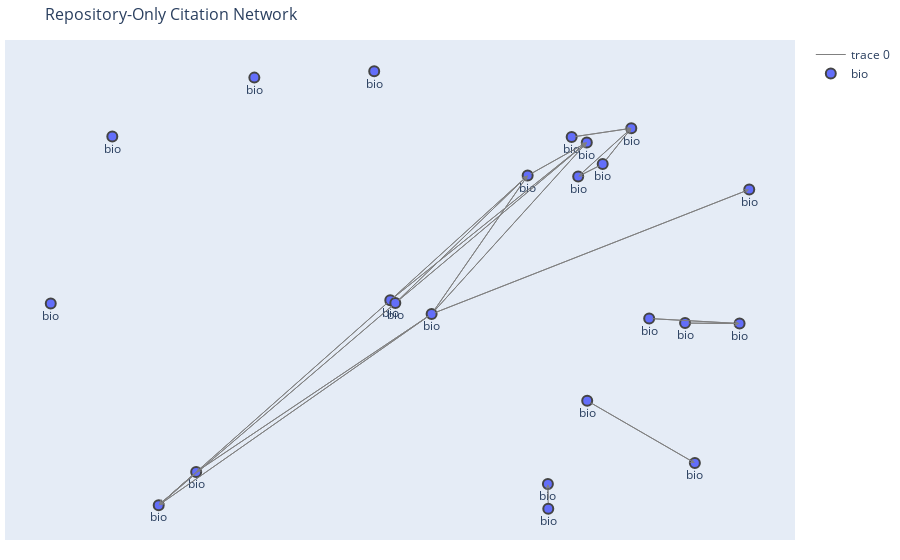

Notebook code cell kept with this figure:
### Code cell
sub_areas_of_interest = 'bio'  # Replace with your desired sub-area
bio_graph = filter_graph_by_sub_areas(G, sub_areas_of_interest)
draw_graph_plotly(bio_graph, sample_fraction=1.0)

### Figure 1 — Plotly figure (JSON) as saved in the notebook; plotly's stock layout.template omitted (floating-point values rounded to 4 significant figures)
{"data": [{"hoverinfo": "none", "line": {"color": "gray", "width": 1}, "mode": "lines", "type": "scatter", "x": [-0.1148, -0.7491, null, -0.1148, 0.1084, null, -0.1148, 0.2459, null, -0.1148, 0.6234, null, -0.1148, -0.662, null, 0.2107, 0.3493, null, 0.2468, 0.497, null, 0.1084, 0.2459, null, 0.2828, 0.3493, null, 0.2828, 0.2258, null, 0.2258, 0.3493, null, -0.2109, 0.1084, null, -0.2109, 0.2459, null, -0.2109, -0.7491, null, 0.1563, 0.1554, null, 0.4743, 0.6009, null, 0.3908, 0.6009, null, -0.1992, 0.1084, null, -0.1992, 0.2459, null, -0.1992, -0.7491, null, -0.662, -0.7491, null], "y": [-0.1167, -0.7557, null, -0.1167, 0.3458, null, -0.1167, 0.4564, null, -0.1167, 0.2993, null, -0.1167, -0.6446, null, 0.4744, 0.5039, null, -0.4067, -0.6147, null, 0.3458, 0.4564, null, 0.3842, 0.5039, null, 0.3842, 0.343, null, 0.343, 0.5039, null, -0.071, 0.3458, null, -0.071, 0.4564, null, -0.071, -0.7557, null, -0.7675, -0.6851, null, -0.147, -0.1486, null, -0.1318, -0.1486, null, -0.08034, 0.3458, null, -0.08034, 0.4564, null, -0.08034, -0.7557, null, -0.6446, -0.7557, null]}, {"hoverinfo": "text", "marker": {"color": "#636EFA", "line": {"width": 2}, "size": 10}, "mode": "markers+text", "name": "bio", "text": ["bio", "bio", "bio", "bio", "bio", "bio", "bio", "bio", "bio", "bio", "bio", "bio", "bio", "bio", "bio", "bio", "bio", "bio", "bio", "bio", "bio", "bio", "bio"], "textposition": "bottom center", "type": "scatter", "x": [-0.5268, -0.1148, -0.7491, 0.2107, 0.3493, 0.2468, 0.497, 0.1084, 0.2459, 0.2828, 0.2258, -0.2109, -0.2482, -1, 0.1563, 0.1554, -0.8569, 0.6234, 0.4743, 0.6009, 0.3908, -0.1992, -0.662], "y": [0.6732, -0.1167, -0.7557, 0.4744, 0.5039, -0.4067, -0.6147, 0.3458, 0.4564, 0.3842, 0.343, -0.071, 0.6944, -0.08151, -0.7675, -0.6851, 0.4766, 0.2993, -0.147, -0.1486, -0.1318, -0.08034, -0.6446]}], "layout": {"annotations": [{"arrowcolor": "gray", "arrowhead": 3, "arrowsize": 1, "arrowwidth": 1, "ax": -0.1148, "axref": "x", "ay": -0.1167, "ayref": "y", "showarrow": true, "x": -0.7491, "xref": "x", "y": -0.7557, "yref": "y"}, {"arrowcolor": "gray", "arrowhead": 3, "arrowsize": 1, "arrowwidth": 1, "ax": -0.1148, "axref": "x", "ay": -0.1167, "ayref": "y", "showarrow": true, "x": 0.1084, "xref": "x", "y": 0.3458, "yref": "y"}, {"arrowcolor": "gray", "arrowhead": 3, "arrowsize": 1, "arrowwidth": 1, "ax": -0.1148, "axref": "x", "ay": -0.1167, "ayref": "y", "showarrow": true, "x": 0.2459, "xref": "x", "y": 0.4564, "yref": "y"}, {"arrowcolor": "gray", "arrowhead": 3, "arrowsize": 1, "arrowwidth": 1, "ax": -0.1148, "axref": "x", "ay": -0.1167, "ayref": "y", "showarrow": true, "x": 0.6234, "xref": "x", "y": 0.2993, "yref": "y"}, {"arrowcolor": "gray", "arrowhead": 3, "arrowsize": 1, "arrowwidth": 1, "ax": -0.1148, "axref": "x", "ay": -0.1167, "ayref": "y", "showarrow": true, "x": -0.662, "xref": "x", "y": -0.6446, "yref": "y"}, {"arrowcolor": "gray", "arrowhead": 3, "arrowsize": 1, "arrowwidth": 1, "ax": 0.2107, "axref": "x", "ay": 0.4744, "ayref": "y", "showarrow": true, "x": 0.3493, "xref": "x", "y": 0.5039, "yref": "y"}, {"arrowcolor": "gray", "arrowhead": 3, "arrowsize": 1, "arrowwidth": 1, "ax": 0.2468, "axref": "x", "ay": -0.4067, "ayref": "y", "showarrow": true, "x": 0.497, "xref": "x", "y": -0.6147, "yref": "y"}, {"arrowcolor": "gray", "arrowhead": 3, "arrowsize": 1, "arrowwidth": 1, "ax": 0.1084, "axref": "x", "ay": 0.3458, "ayref": "y", "showarrow": true, "x": 0.2459, "xref": "x", "y": 0.4564, "yref": "y"}, {"arrowcolor": "gray", "arrowhead": 3, "arrowsize": 1, "arrowwidth": 1, "ax": 0.2828, "axref": "x", "ay": 0.3842, "ayref": "y", "showarrow": true, "x": 0.3493, "xref": "x", "y": 0.5039, "yref": "y"}, {"arrowcolor": "gray", "arrowhead": 3, "arrowsize": 1, "arrowwidth": 1, "ax": 0.2828, "axref": "x", "ay": 0.3842, "ayref": "y", "showarrow": true, "x": 0.2258, "xref": "x", "y": 0.343, "yref": "y"}, {"arrowcolor": "gray", "arrowhead": 3, "arrowsize": 1, "arrowwidth": 1, "ax": 0.2258, "axref": "x", "ay": 0.343, "ayref": "y", "showarrow": true, "x": 0.3493, "xref": "x", "y": 0.5039, "yref": "y"}, {"arrowcolor": "gray", "arrowhead": 3, "arrowsize": 1, "arrowwidth": 1, "ax": -0.2109, "axref": "x", "ay": -0.071, "ayref": "y", "showarrow": true, "x": 0.1084, "xref": "x", "y": 0.3458, "yref": "y"}, {"arrowcolor": "gray", "arrowhead": 3, "arrowsize": 1, "arrowwidth": 1, "ax": -0.2109, "axref": "x", "ay": -0.071, "ayref": "y", "showarrow": true, "x": 0.2459, "xref": "x", "y": 0.4564, "yref": "y"}, {"arrowcolor": "gray", "arrowhead": 3, "arrowsize": 1, "arrowwidth": 1, "ax": -0.2109, "axref": "x", "ay": -0.071, "ayref": "y", "showarrow": true, "x": -0.7491, "xref": "x", "y": -0.7557, "yref": "y"}, {"arrowcolor": "gray", "arrowhead": 3, "arrowsize": 1, "arrowwidth": 1, "ax": 0.1563, "axref": "x", "ay": -0.7675, "ayref": "y", "showarrow": true, "x": 0.1554, "xref": "x", "y": -0.6851, "yref": "y"}, {"arrowcolor": "gray", "arrowhead": 3, "arrowsize": 1, "arrowwidth": 1, "ax": 0.4743, "axref": "x", "ay": -0.147, "ayref": "y", "showarrow": true, "x": 0.6009, "xref": "x", "y": -0.1486, "yref": "y"}, {"arrowcolor": "gray", "arrowhead": 3, "arrowsize": 1, "arrowwidth": 1, "ax": 0.3908, "axref": "x", "ay": -0.1318, "ayref": "y", "showarrow": true, "x": 0.6009, "xref": "x", "y": -0.1486, "yref": "y"}, {"arrowcolor": "gray", "arrowhead": 3, "arrowsize": 1, "arrowwidth": 1, "ax": -0.1992, "axref": "x", "ay": -0.08034, "ayref": "y", "showarrow": true, "x": 0.1084, "xref": "x", "y": 0.3458, "yref": "y"}, {"arrowcolor": "gray", "arrowhead": 3, "arrowsize": 1, "arrowwidth": 1, "ax": -0.1992, "axref": "x", "ay": -0.08034, "ayref": "y", "showarrow": true, "x": 0.2459, "xref": "x", "y": 0.4564, "yref": "y"}, {"arrowcolor": "gray", "arrowhead": 3, "arrowsize": 1, "arrowwidth": 1, "ax": -0.1992, "axref": "x", "ay": -0.08034, "ayref": "y", "showarrow": true, "x": -0.7491, "xref": "x", "y": -0.7557, "yref": "y"}, {"arrowcolor": "gray", "arrowhead": 3, "arrowsize": 1, "arrowwidth": 1, "ax": -0.662, "axref": "x", "ay": -0.6446, "ayref": "y", "showarrow": true, "x": -0.7491, "xref": "x", "y": -0.7557, "yref": "y"}], "hovermode": "closest", "margin": {"b": 20, "l": 5, "r": 5, "t": 40}, "showlegend": true, "title": {"font": {"size": 16}, "text": "Repository-Only Citation Network"}, "xaxis": {"showgrid": false, "showticklabels": false, "zeroline": false}, "yaxis": {"showgrid": false, "showticklabels": false, "zeroline": false}}}
